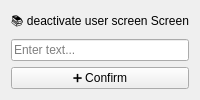
<?xml version="1.0" encoding="UTF-8"?>
<ui version="4.0">
 <class>deactivate_user_screen</class>
 <widget class="QWidget" name="deactivate_user_screen">
  <layout class="QVBoxLayout" name="verticalLayout">
   <item>
    <widget class="QLabel" name="label_heading">
     <property name="text">
      <string>📚 deactivate user screen Screen</string>
     </property>
     <property name="alignment">
      <set>Qt::AlignCenter</set>
     </property>
    </widget>
   </item>
   <item>
    <widget class="QLineEdit" name="titleInput">
     <property name="placeholderText">
      <string>Enter text...</string>
     </property>
    </widget>
   </item>
   <item>
    <widget class="QPushButton" name="saveButton">
     <property name="text">
      <string>➕ Confirm</string>
     </property>
    </widget>
   </item>
  </layout>
 </widget>
 <resources/>
 <connections/>
</ui>
